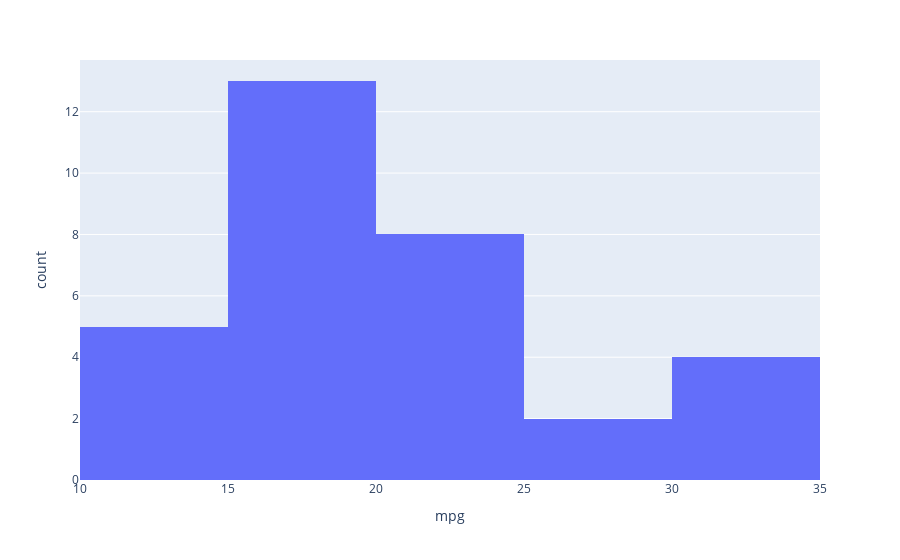
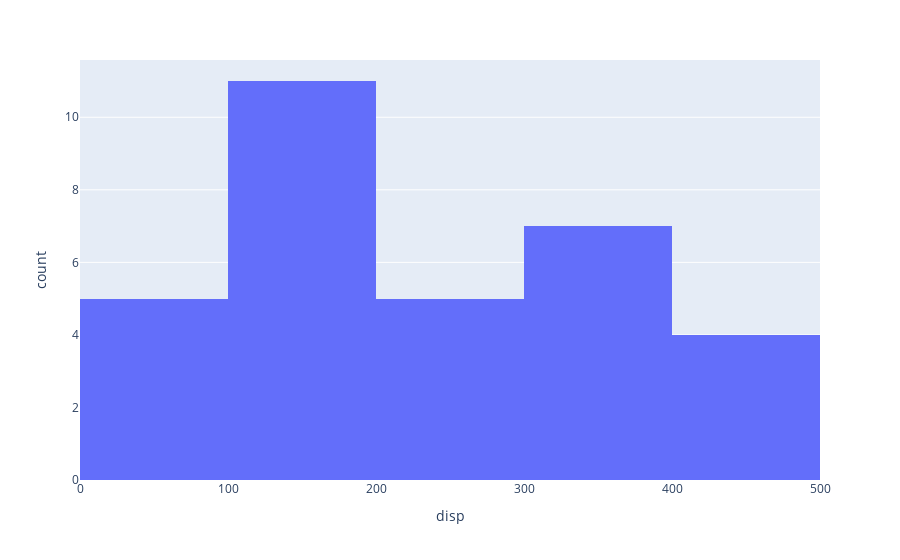
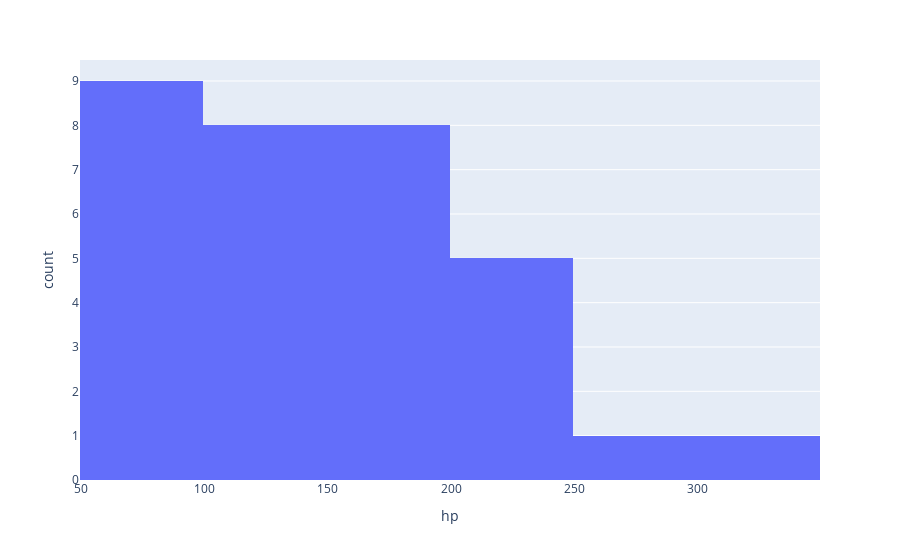
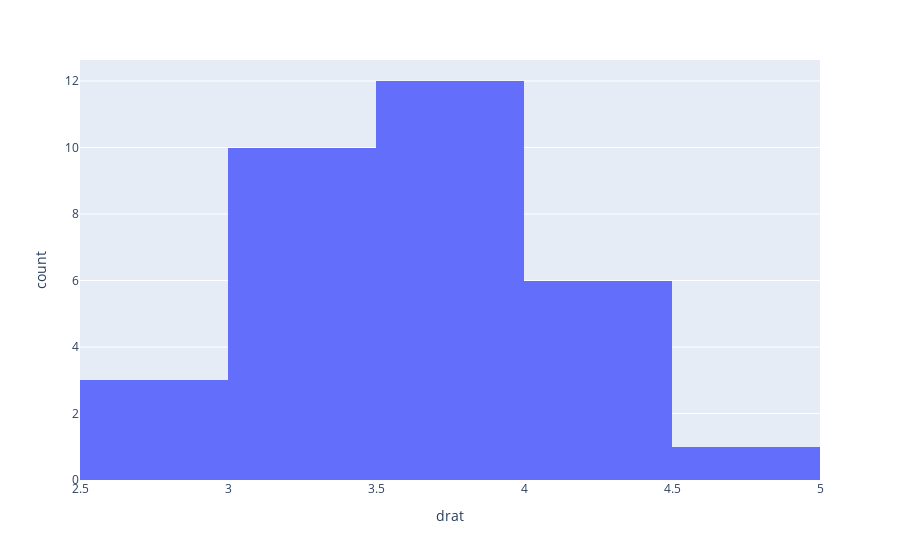

Write notebook code for charts like these, in order.
### Code cell
for i in list:
    plot=px.histogram(df,x=df[i])
    plot.show()

### Figure 1 — Plotly figure (JSON) as saved in the notebook; plotly's stock layout.template omitted (floating-point values rounded to 4 significant figures)
{"data": [{"alignmentgroup": "True", "bingroup": "x", "hovertemplate": "mpg=%{x}<br>count=%{y}<extra></extra>", "legendgroup": "", "marker": {"color": "#636efa", "pattern": {"shape": ""}}, "name": "", "offsetgroup": "", "orientation": "v", "showlegend": false, "type": "histogram", "x": [21, 21, 22.8, 21.4, 18.7, 18.1, 14.3, 24.4, 22.8, 19.2, 17.8, 16.4, 17.3, 15.2, 10.4, 10.4, 14.7, 32.4, 30.4, 33.9, 21.5, 15.5, 15.2, 13.3, 19.2, 27.3, 26, 30.4, 15.8, 19.7, 15, 21.4], "xaxis": "x", "yaxis": "y"}], "layout": {"barmode": "relative", "legend": {"tracegroupgap": 0}, "margin": {"t": 60}, "xaxis": {"anchor": "y", "domain": [0, 1], "title": {"text": "mpg"}}, "yaxis": {"anchor": "x", "domain": [0, 1], "title": {"text": "count"}}}}

### Figure 2 — Plotly figure (JSON) as saved in the notebook; plotly's stock layout.template omitted (floating-point values rounded to 4 significant figures)
{"data": [{"alignmentgroup": "True", "bingroup": "x", "hovertemplate": "disp=%{x}<br>count=%{y}<extra></extra>", "legendgroup": "", "marker": {"color": "#636efa", "pattern": {"shape": ""}}, "name": "", "offsetgroup": "", "orientation": "v", "showlegend": false, "type": "histogram", "x": [160, 160, 108, 258, 360, 225, 360, 146.7, 140.8, 167.6, 167.6, 275.8, 275.8, 275.8, 472, 460, 440, 78.7, 75.7, 71.1, 120.1, 318, 304, 350, 400, 79, 120.3, 95.1, 351, 145, 301, 121], "xaxis": "x", "yaxis": "y"}], "layout": {"barmode": "relative", "legend": {"tracegroupgap": 0}, "margin": {"t": 60}, "xaxis": {"anchor": "y", "domain": [0, 1], "title": {"text": "disp"}}, "yaxis": {"anchor": "x", "domain": [0, 1], "title": {"text": "count"}}}}

### Figure 3 — Plotly figure (JSON) as saved in the notebook; plotly's stock layout.template omitted (floating-point values rounded to 4 significant figures)
{"data": [{"alignmentgroup": "True", "bingroup": "x", "hovertemplate": "hp=%{x}<br>count=%{y}<extra></extra>", "legendgroup": "", "marker": {"color": "#636efa", "pattern": {"shape": ""}}, "name": "", "offsetgroup": "", "orientation": "v", "showlegend": false, "type": "histogram", "x": [110, 110, 93, 110, 175, 105, 245, 62, 95, 123, 123, 180, 180, 180, 205, 215, 230, 66, 52, 65, 97, 150, 150, 245, 175, 66, 91, 113, 264, 175, 335, 109], "xaxis": "x", "yaxis": "y"}], "layout": {"barmode": "relative", "legend": {"tracegroupgap": 0}, "margin": {"t": 60}, "xaxis": {"anchor": "y", "domain": [0, 1], "title": {"text": "hp"}}, "yaxis": {"anchor": "x", "domain": [0, 1], "title": {"text": "count"}}}}

### Figure 4 — Plotly figure (JSON) as saved in the notebook; plotly's stock layout.template omitted (floating-point values rounded to 4 significant figures)
{"data": [{"alignmentgroup": "True", "bingroup": "x", "hovertemplate": "drat=%{x}<br>count=%{y}<extra></extra>", "legendgroup": "", "marker": {"color": "#636efa", "pattern": {"shape": ""}}, "name": "", "offsetgroup": "", "orientation": "v", "showlegend": false, "type": "histogram", "x": [3.9, 3.9, 3.85, 3.08, 3.15, 2.76, 3.21, 3.69, 3.92, 3.92, 3.92, 3.07, 3.07, 3.07, 2.93, 3, 3.23, 4.08, 4.93, 4.22, 3.7, 2.76, 3.15, 3.73, 3.08, 4.08, 4.43, 3.77, 4.22, 3.62, 3.54, 4.11], "xaxis": "x", "yaxis": "y"}], "layout": {"barmode": "relative", "legend": {"tracegroupgap": 0}, "margin": {"t": 60}, "xaxis": {"anchor": "y", "domain": [0, 1], "title": {"text": "drat"}}, "yaxis": {"anchor": "x", "domain": [0, 1], "title": {"text": "count"}}}}
